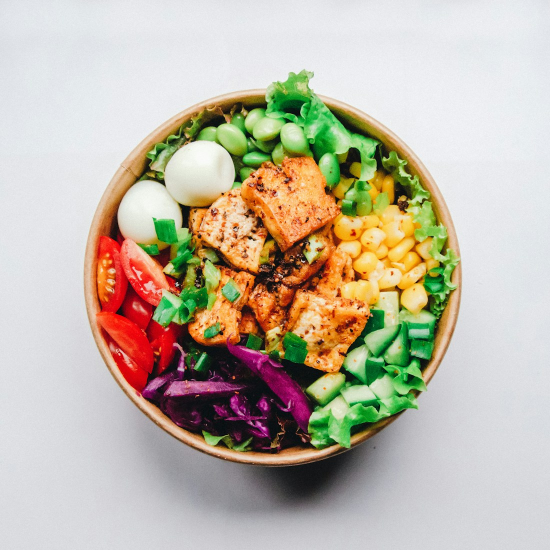
#> input picture sites/super-salad/source/assets/salad-signature.jpg, 1100 x 1100 px (shown at 1/2 size); its folder holds 8 pictures in this run
$ python prepare-assets.py
#> lines starting #> are read from the running program, lines starting #| are printed output that depends on the picture
"""Create food cutouts from local photographs; see assets/ASSETS.md for provenance."""
from pathlib import Path
from PIL import Image, ImageDraw, ImageFilter

ROOT = Path(__file__).resolve().parents[1]


def cutout(source, target, ellipse, crop, leaf=None):
#> called with source = 'salad-signature.jpg', target = 'bowl-signature.webp', ellipse = (166, 177, 927, 931), crop = (144, 124, 950, 950)
    image = Image.open(ROOT / "assets" / source).convert("RGBA")
    scale = 3
    mask = Image.new("L", (image.width * scale, image.height * scale), 0)
#> mask: PIL image 3300x3300 L; every value is 0
    draw = ImageDraw.Draw(mask)
    draw.ellipse(tuple(round(v * scale) for v in ellipse), fill=255)
    if leaf:
        draw.polygon([(round(x * scale), round(y * scale)) for x, y in leaf], fill=255)
    mask = mask.resize(image.size, Image.Resampling.LANCZOS).filter(ImageFilter.GaussianBlur(0.45))
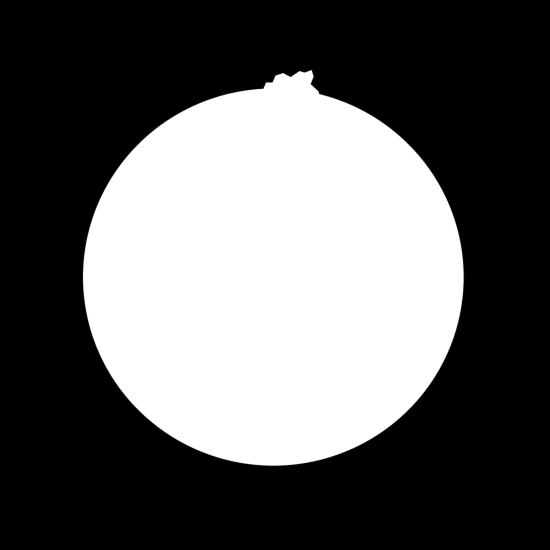
#> mask: PIL image 1100x1100 L (shown at 1/2 size); min 0, max 255, mean 95.6
    image.putalpha(mask)
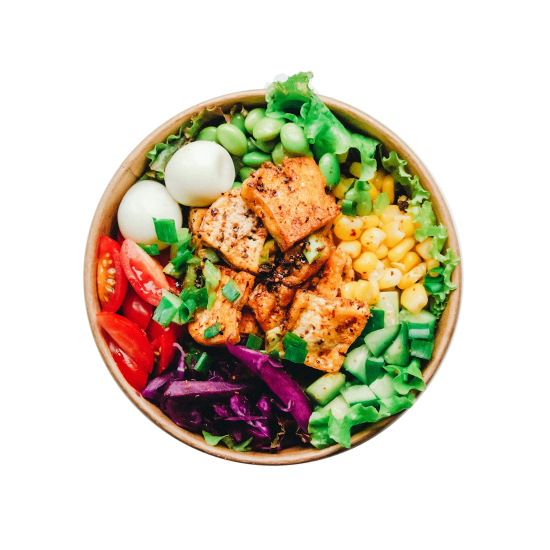
#> image: PIL image 1100x1100 RGBA (shown at 1/2 size); mean R, G, B, A 192.2, 183.2, 166.5, 95.6; transparent parts drawn white
    image.crop(crop).save(ROOT / "assets" / target, "WEBP", quality=93)
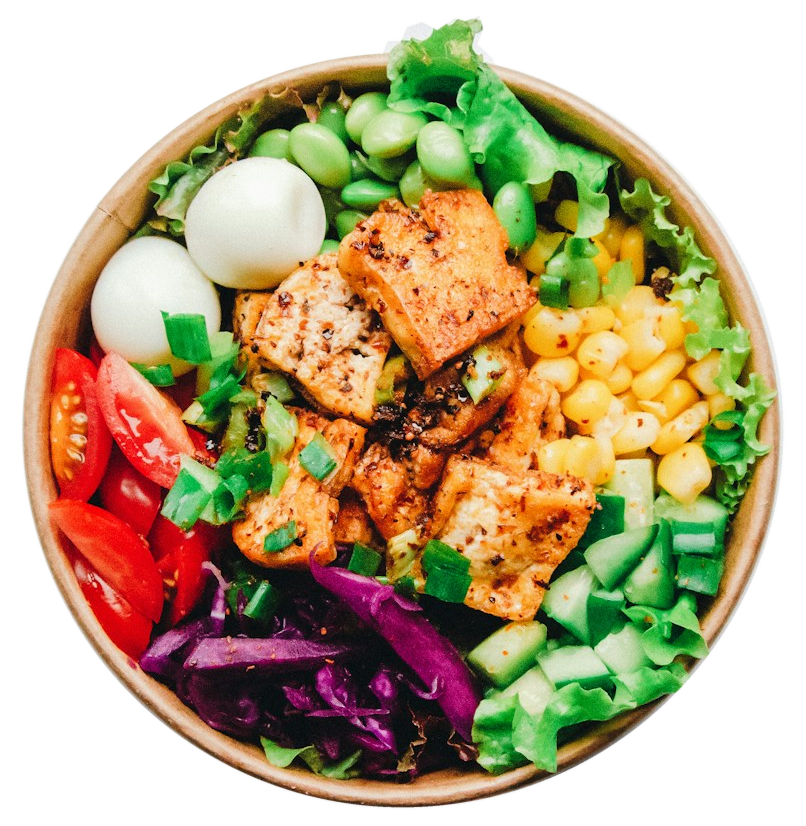
#> saved as bowl-signature.webp: PIL image 806x826 RGBA; mean R, G, B, A 172.6, 155.1, 121.4, 173.8; transparent parts drawn white


cutout(
    "salad-signature.jpg", "bowl-signature.webp",
    (166, 177, 927, 931), (144, 124, 950, 950),
    [(515, 205), (532, 165), (545, 165), (551, 151), (566, 146),
     (581, 154), (599, 142), (609, 145), (623, 140), (627, 153),
     (621, 168), (637, 183), (642, 205)],
)
cutout("salad-garden.jpg", "bowl-garden.webp", (244, 12, 1040, 765), (227, 0, 1060, 783))
#> call 2 of cutout, with source = 'salad-garden.jpg', target = 'bowl-garden.webp', ellipse = (244, 12, 1040, 765), crop = (227, 0, 1060, 783)
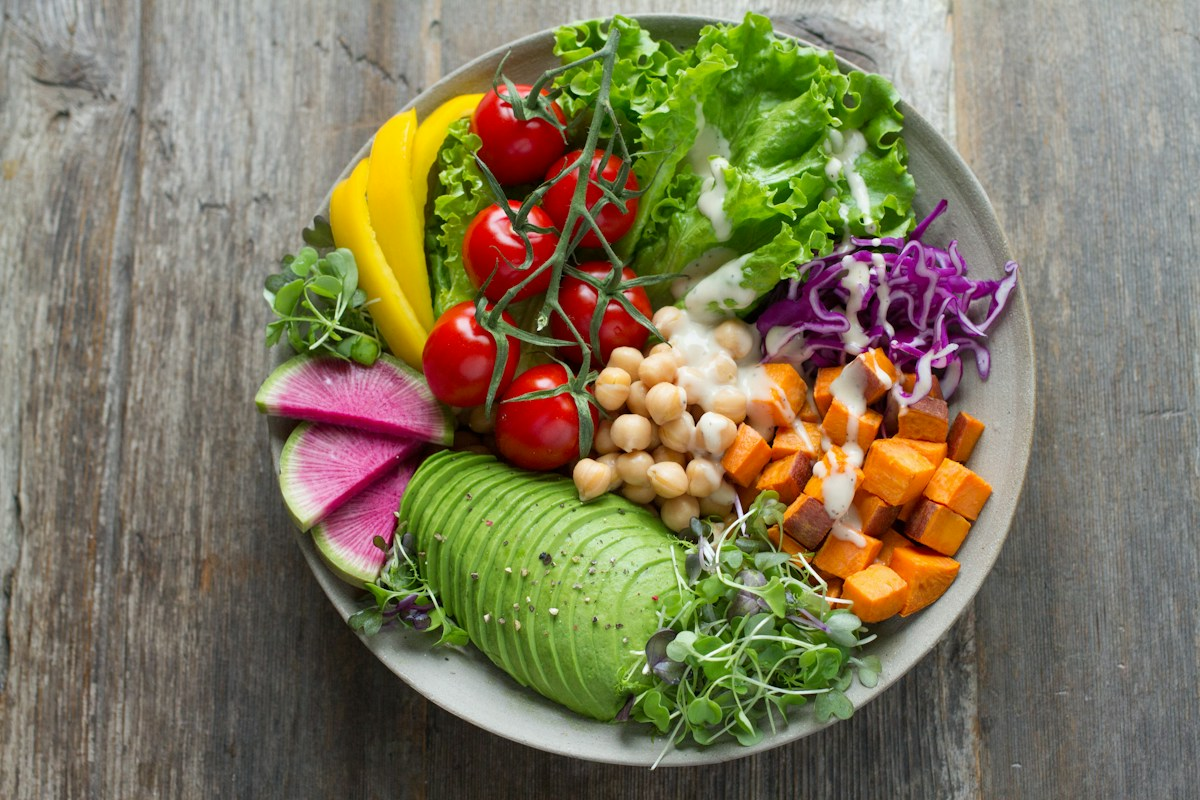
#> input picture sites/super-salad/source/assets/salad-garden.jpg, 1200 x 800 px
#> in cutout (call 2), `mask = Image.new("L", (image.width * scale, image.height * scale), 0)`: mask: PIL image 3600x2400 L; every value is 0
#> in cutout (call 2), `mask = mask.resize(image.size, Image.Resampling.LANCZOS).filter(ImageF..`:
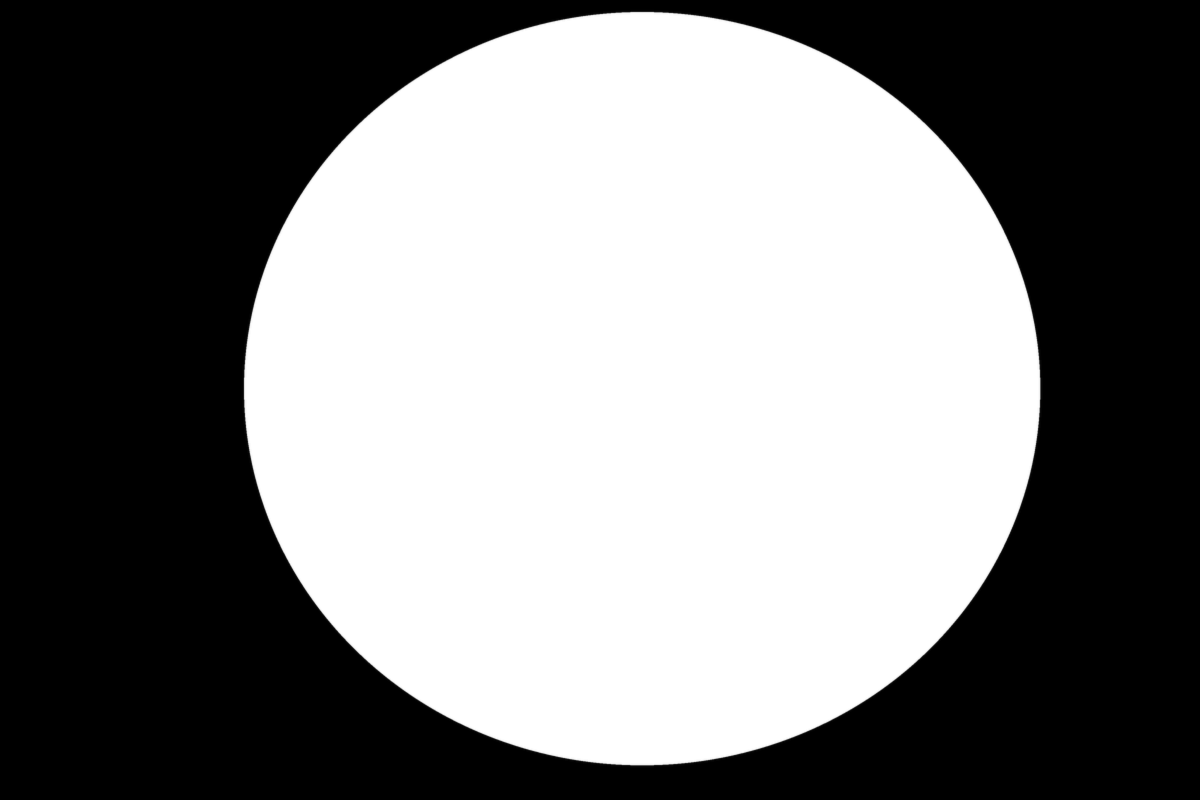
#> mask: PIL image 1200x800 L; min 0, max 255, mean 125.1
#> in cutout (call 2), `image.putalpha(mask)`:
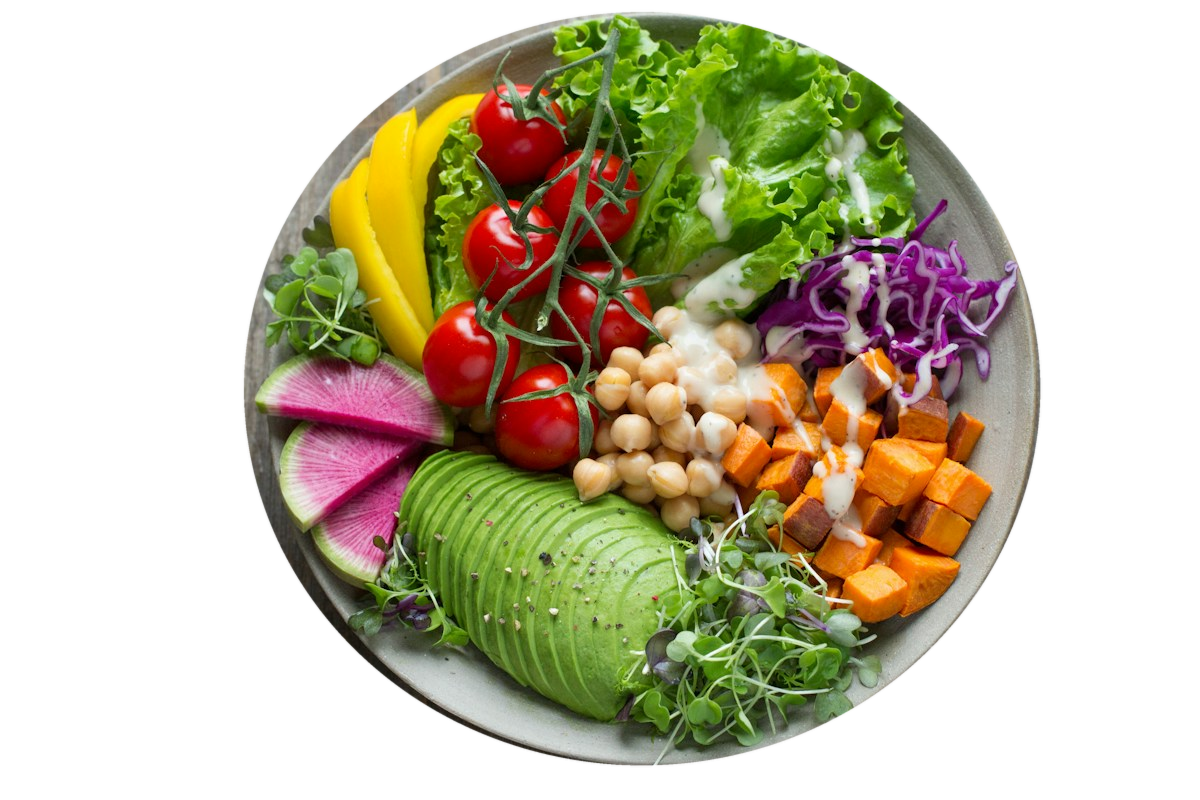
#> image: PIL image 1200x800 RGBA; mean R, G, B, A 127.8, 119.9, 91.6, 125.1; transparent parts drawn white
#> in cutout (call 2), `image.crop(crop).save(ROOT / "assets" / target, "WEBP", quality=93)`:
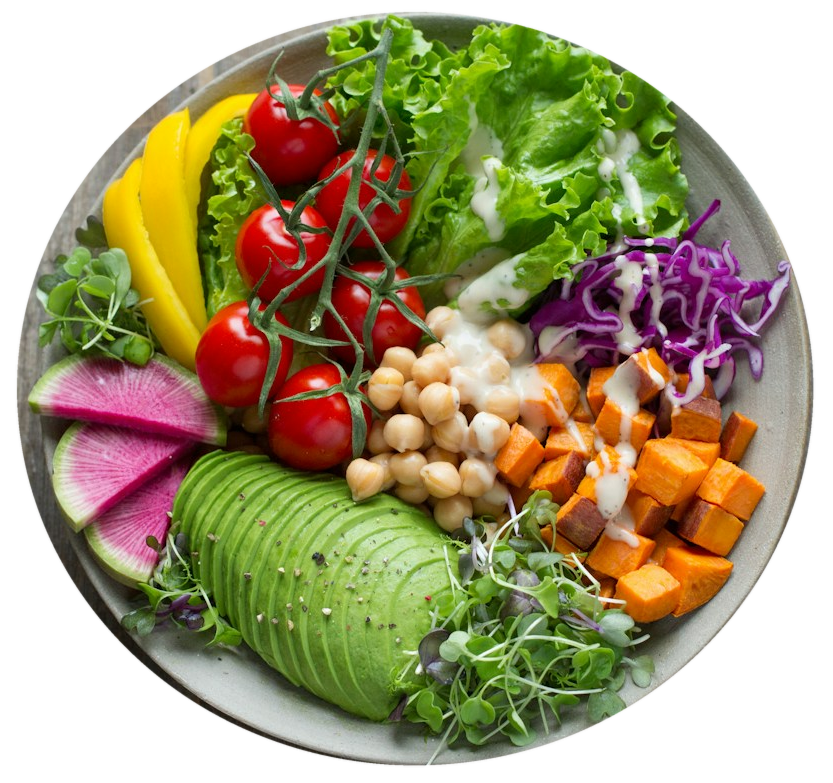
#> saved as bowl-garden.webp: PIL image 833x783 RGBA; mean R, G, B, A 128, 117.2, 78.8, 184.2; transparent parts drawn white
cutout("salad-avocado.jpg", "bowl-avocado.webp", (39, 330, 949, 1211), (18, 307, 973, 1232))
#> (the run stopped early here; a loop or call above may not have finished)
